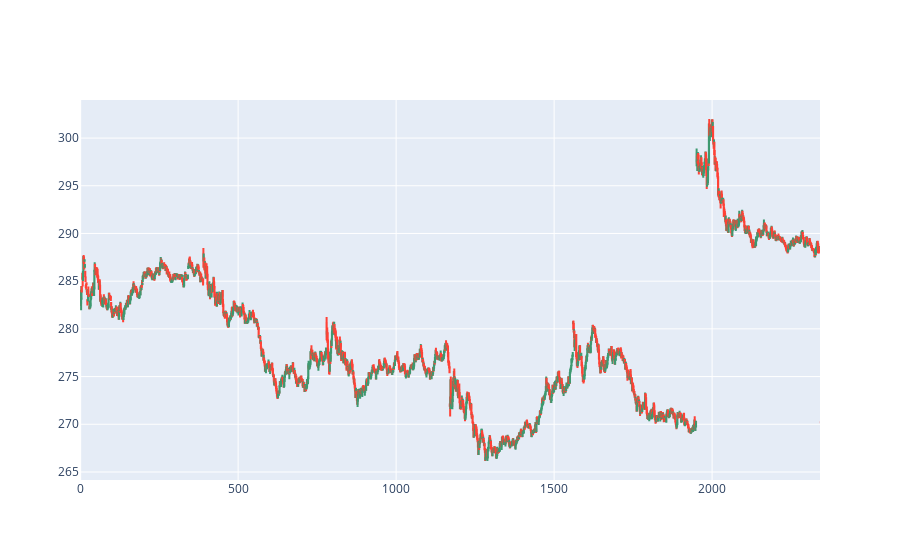

Notebook code for this chart:
### Code cell
plot_candles(tsla, show_afterhours=False)

### Figure 1 — Plotly figure (JSON) as saved in the notebook; plotly's stock layout.template omitted (floating-point values rounded to 4 significant figures; data arrays with more than 128 entries replaced by an {"elided": "..."} marker saying what was removed)
{"data": [{"close": {"elided": "2342 float values"}, "high": {"elided": "2342 float values"}, "low": {"elided": "2342 float values"}, "open": {"elided": "2342 float values"}, "type": "candlestick"}], "layout": {"autosize": true, "xaxis": {"autorange": true, "range": [-0.5, 2342.0], "rangeslider": {"visible": false, "yaxis": {}}}, "yaxis": {"autorange": true, "range": [264.2, 304.0]}}}
